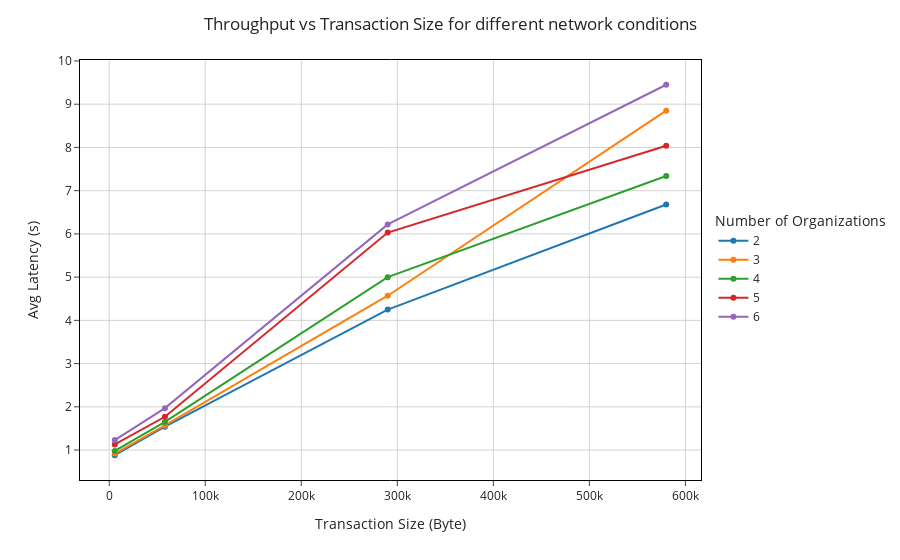

The notebook cell this image was saved under:
### Markdown cell above
### Average latency versus number of organizations

### Code cell
import plotly.express as px

def group_network_conditions(s):
    network_conditions = ""

    for column_name in ["Network Packet Loss (%)", "Network Max Throughput (Mbps)", "Network Avg Latency (ms)", "Network Jitter (ms)"]:
        if s[column_name] != "ideal":
            name = column_name.lstrip("Network").split("(")[0].strip() # Before the first "("
            value = s[column_name] # The value
            unit = str(column_name.split('(')[1].strip(")")).strip() # Inside the parentheses
            network_conditions += f",<br>{name} {value}{unit}"
    
    if network_conditions == "":
        return "Ideal"
    else:
        return network_conditions[5:]

# Create a new column "Conditions" grouping the network conditions
df["Network Conditions"] = df.apply(lambda x: group_network_conditions(x), axis=1)

cds = df["Network Conditions"].unique() # All the different network conditions
for i in range(len(cds)):
    print(f"Network condition {i}: {cds[i]}")

# Sort dataframe
df_sorted = df.sort_values(by=["Number of Organizations", "Transaction Size (Byte)"])

# Plot
fig = px.line(df_sorted, x='Transaction Size (Byte)', color="Number of Organizations", y="Avg Latency (s)", markers=True, template="simple_white")

# Set log scale
# fig.update_layout(
#     xaxis_type="log",
#     # yaxis_type="log",
# )
# fig.update_xaxes(range=[4.96, 6.04]) # Logarithmic range

# Add title
fig.update_layout(
    title="Throughput vs Transaction Size for different network conditions",
    title_x=0.5, # Center title
    # xaxis_title="Chunk Length",
    # yaxis_title="Average Throughput (TPS)",
)

# Add grid
fig.update_layout(
    xaxis=dict(
        showgrid=True,
        gridwidth=1,
        gridcolor='LightGrey',
    ),
    yaxis=dict(
        showgrid=True,
        gridwidth=1,
        gridcolor='LightGrey',
    ),
)

# Set border pane lines
fig.update_xaxes(showline=True, linewidth=1, linecolor='black', mirror=True)
fig.update_yaxes(showline=True, linewidth=1, linecolor='black', mirror=True)

# Set cathegories title
fig.update_legends(title_text="Number of Organizations")

# Center the legend
fig.update_layout(legend=dict(
    yanchor="middle",
    y=0.5,
    xanchor="left",
    x=1.02
))

# Save EPS figure
# fig.write_image(NOTEBOOK_NAME + "throughput_vs_nodes.eps", width=800, height=450, scale=1)

fig.show()

### Figure 1 — Plotly figure (JSON) as saved in the notebook; plotly's stock layout.template omitted (floating-point values rounded to 4 significant figures)
{"data": [{"hovertemplate": "Number of Organizations=2<br>Transaction Size (Byte)=%{x}<br>Avg Latency (s)=%{y}<extra></extra>", "legendgroup": "2", "line": {"color": "#1F77B4", "dash": "solid"}, "marker": {"symbol": "circle"}, "mode": "lines+markers", "name": "2", "orientation": "v", "showlegend": true, "type": "scatter", "x": [5800, 58000, 290000, 580000], "xaxis": "x", "y": [0.88, 1.54, 4.25, 6.68], "yaxis": "y"}, {"hovertemplate": "Number of Organizations=3<br>Transaction Size (Byte)=%{x}<br>Avg Latency (s)=%{y}<extra></extra>", "legendgroup": "3", "line": {"color": "#FF7F0E", "dash": "solid"}, "marker": {"symbol": "circle"}, "mode": "lines+markers", "name": "3", "orientation": "v", "showlegend": true, "type": "scatter", "x": [5800, 58000, 290000, 580000], "xaxis": "x", "y": [0.92, 1.57, 4.57, 8.85], "yaxis": "y"}, {"hovertemplate": "Number of Organizations=4<br>Transaction Size (Byte)=%{x}<br>Avg Latency (s)=%{y}<extra></extra>", "legendgroup": "4", "line": {"color": "#2CA02C", "dash": "solid"}, "marker": {"symbol": "circle"}, "mode": "lines+markers", "name": "4", "orientation": "v", "showlegend": true, "type": "scatter", "x": [5800, 58000, 290000, 580000], "xaxis": "x", "y": [0.98, 1.65, 5, 7.34], "yaxis": "y"}, {"hovertemplate": "Number of Organizations=5<br>Transaction Size (Byte)=%{x}<br>Avg Latency (s)=%{y}<extra></extra>", "legendgroup": "5", "line": {"color": "#D62728", "dash": "solid"}, "marker": {"symbol": "circle"}, "mode": "lines+markers", "name": "5", "orientation": "v", "showlegend": true, "type": "scatter", "x": [5800, 58000, 290000, 580000], "xaxis": "x", "y": [1.13, 1.77, 6.03, 8.04], "yaxis": "y"}, {"hovertemplate": "Number of Organizations=6<br>Transaction Size (Byte)=%{x}<br>Avg Latency (s)=%{y}<extra></extra>", "legendgroup": "6", "line": {"color": "#9467BD", "dash": "solid"}, "marker": {"symbol": "circle"}, "mode": "lines+markers", "name": "6", "orientation": "v", "showlegend": true, "type": "scatter", "x": [5800, 58000, 290000, 580000], "xaxis": "x", "y": [1.23, 1.97, 6.22, 9.45], "yaxis": "y"}], "layout": {"legend": {"title": {"text": "Number of Organizations"}, "tracegroupgap": 0, "x": 1.02, "xanchor": "left", "y": 0.5, "yanchor": "middle"}, "margin": {"t": 60}, "title": {"text": "Throughput vs Transaction Size for different network conditions", "x": 0.5}, "xaxis": {"anchor": "y", "domain": [0, 1], "gridcolor": "LightGrey", "gridwidth": 1, "linecolor": "black", "linewidth": 1, "mirror": true, "showgrid": true, "showline": true, "title": {"text": "Transaction Size (Byte)"}}, "yaxis": {"anchor": "x", "domain": [0, 1], "gridcolor": "LightGrey", "gridwidth": 1, "linecolor": "black", "linewidth": 1, "mirror": true, "showgrid": true, "showline": true, "title": {"text": "Avg Latency (s)"}}}}
